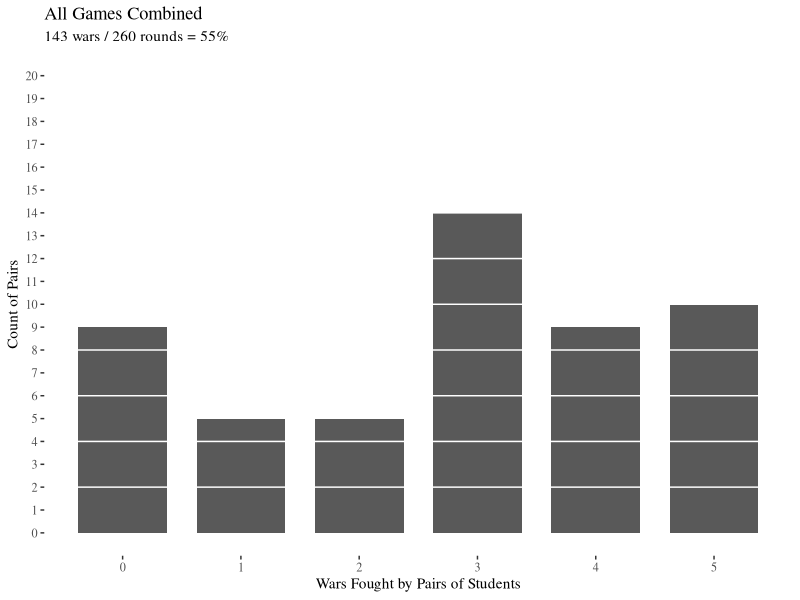
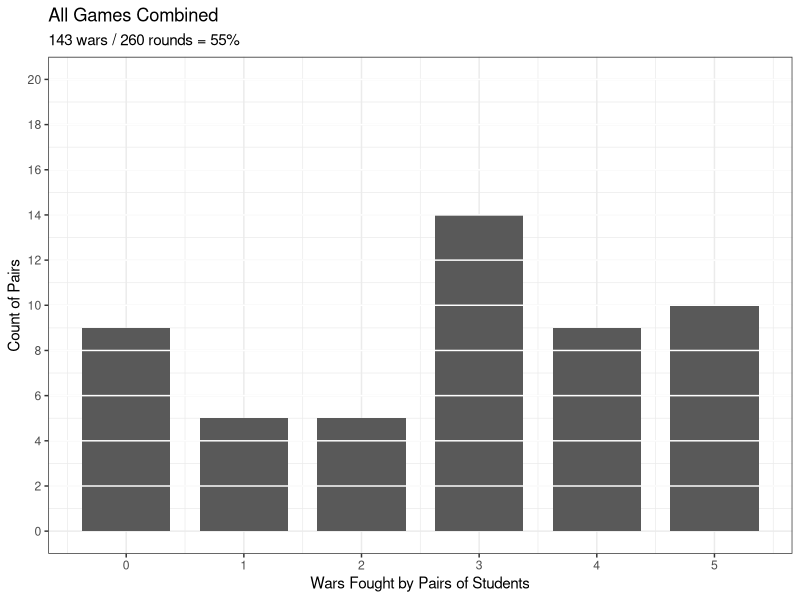
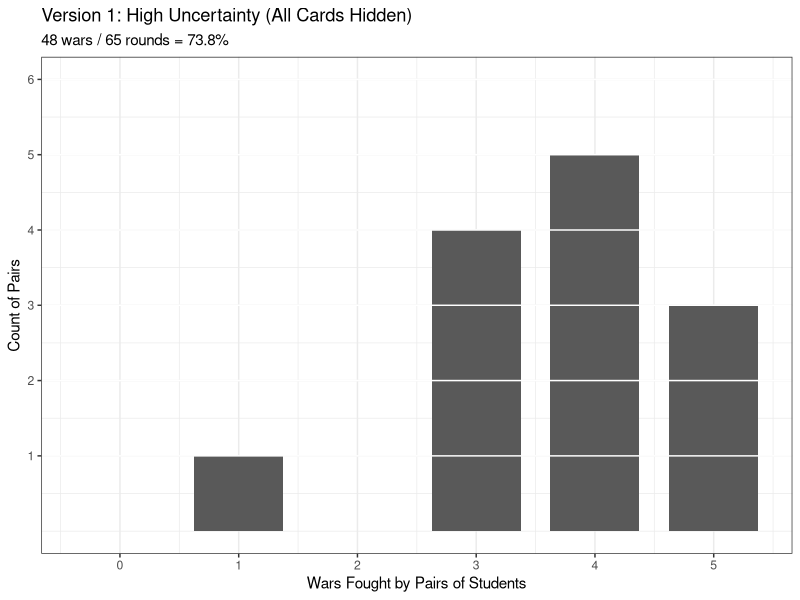
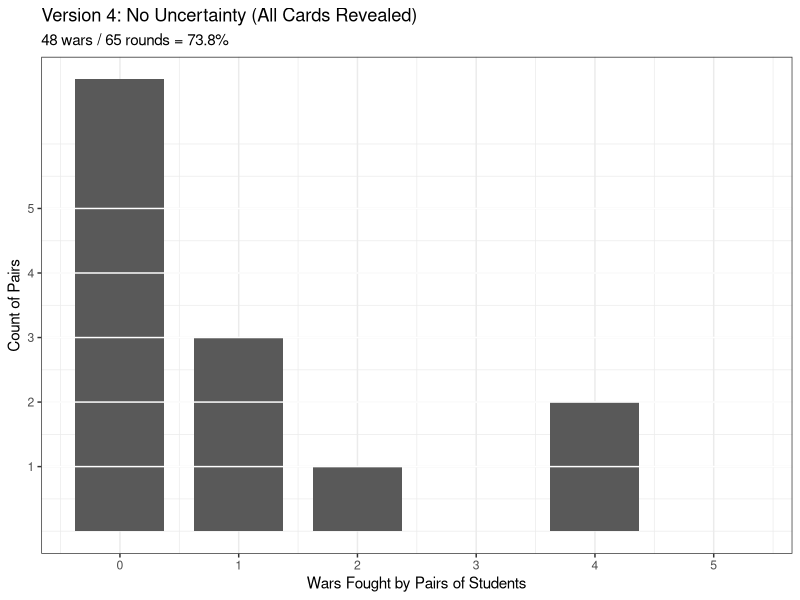
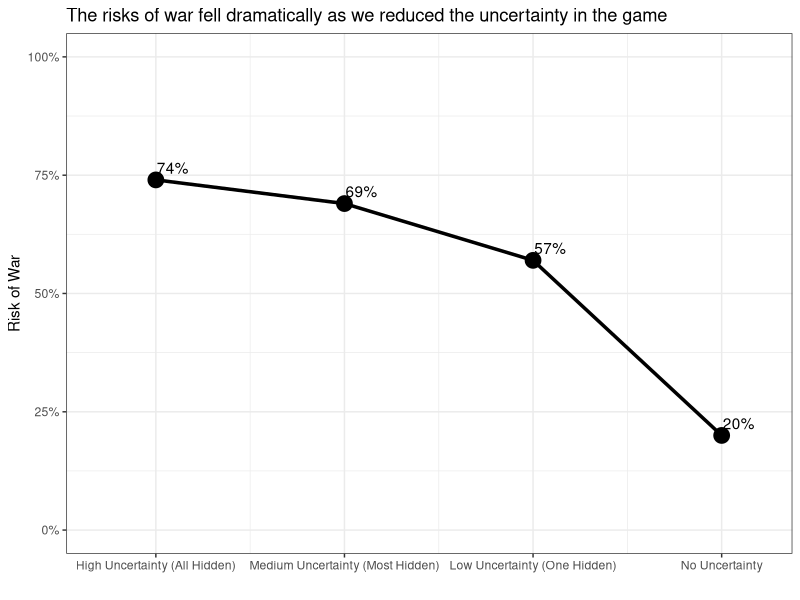

The R source for these figures, in order: (Note: this script raises an error after producing the figures.)
## ---- chunk 1
# background-size="1920px 1080px"
library(tidyverse)
library(readxl)
## ---- chunk 2
## Fall 2024 (13 pairs)
library(tidyverse)

# Record class data 
# Wars and number of pennies for the winner
d <- tibble(
  Version1 = c(4, 4, 1, 5, 4, 5, 4, 3, 5, 4, 3, 3, 3), # 48 total 
  Version2 = c(3, 5, 3, 2, 2, 5, 4, 3, 3, 5, 5, 3, 2), # 45 total 
  Version3 = c(0, 2, 3, 0, 4, 3, 5, 3, 5, 5, 1, 3, 3), # 37 total 
  Version4 = c(0, 0, 0, 0, 1, 0, 0, 4, 1, 2, 4, 0, 1) # 13 total 
)


da <- d |>
  pivot_longer(cols = c(Version1, Version2, Version3, Version4), names_to = "Version", values_to = "Wars")

d2 <- d %>%
  pivot_longer(cols = c(Version1, Version2, Version3, Version4), names_to = "Version", values_to = "Wars") %>%
  mutate(
    Uncertainty = case_when(
      Version == "Version1" ~ "High Uncertainty (All Hidden)",
      Version == "Version2" ~ "Medium Uncertainty (Most Hidden)",
      Version == "Version3" ~ "Low Uncertainty (One Hidden)",
      Version == "Version4" ~ "No Uncertainty"),
    Uncertainty2 = case_when(
      Version == "Version1" ~ "All Cards Hidden",
      Version == "Version2" ~ "Reveal One Card",
      Version == "Version3" ~ "Reveal Two Cards",
      Version == "Version4" ~ "Reveal All Cards"),
    Uncertainty3 = factor(Uncertainty2, levels = c("All Cards Hidden", "Reveal One Card", "Reveal Two Cards", "Reveal All Cards"))
  )

# Bar (all) 500x325
d2 %>%
  ggplot(aes(x = Wars)) +
  geom_bar(width = .75) + #, fill = "darkgrey"
  ggthemes::theme_tufte() +
  labs(x = "Wars Fought by Pairs of Students", y = "Count of Pairs", title = "All Games Combined",
       subtitle = str_c(sum(da$Wars), " wars / ", nrow(da) * 5, " rounds = ", round(sum(da$Wars)/(nrow(da) * 5), 3) * 100, "%")) +
  scale_y_continuous(breaks = seq(0, 20, 1)) +
  scale_x_continuous(breaks = seq(0, 5, 1)) +
  geom_hline(yintercept = seq(2, 20, 2), color = "white")

# d2 %>%
#    summarize(
#      pairings = n(),
#      wars = sum(Wars),
#      possible = pairings * 5, #rounds per game
#      proportion = wars/possible
#    )
## ---- chunk 3
# Bar (all) 500x325
p1 <- d2 %>%
  ggplot(aes(x = Wars)) +
  geom_bar(width = .75) + #, fill = "darkgrey"
  theme_bw() +
  labs(x = "Wars Fought by Pairs of Students", y = "Count of Pairs", title = "All Games Combined",
       subtitle = str_c(sum(da$Wars), " wars / ", nrow(da) * 5, " rounds = ", round(sum(da$Wars)/(nrow(da) * 5), 3) * 100, "%")) +
  scale_y_continuous(breaks = seq(0, 20, 2)) +
  scale_x_continuous(breaks = seq(0, 5, 1)) +
  geom_hline(yintercept = seq(2, 20, 2), color = "white")

p1
## ---- chunk 4
# Bar (game version 1) 500x325

da_v1 <- da |> filter(Version == "Version1")

# Identify missing values 0-5 wars and add
x1 <- d2 %>%
  filter(Version == "Version1") %>%
  count(Wars) |>
  select(Wars)

x2 <- 0:5 %in% x1[[1]]

x3 <- 0:5

d2 %>%
  filter(Version == "Version1") %>%
  count(Wars) %>%
  add_row(Wars = x3[!x2], n = 0) %>%
  arrange(Wars) %>%
  ggplot(aes(x = Wars, y=n)) +
  geom_col(width = .75) +
  theme_bw() +
  labs(x = "Wars Fought by Pairs of Students", y = "Count of Pairs", title = "Version 1: High Uncertainty (All Cards Hidden)",
       subtitle = str_c(sum(da_v1$Wars), " wars / ", nrow(da_v1) * 5, " rounds = ", round(sum(da_v1$Wars)/(nrow(da_v1) * 5), 3) * 100, "%")) +
  scale_x_continuous(breaks = 0:5) +
  scale_y_continuous(breaks = 0:max(x1$Wars) + 1) +
  geom_hline(yintercept = seq(1, max(x1$Wars) + 1), color = "white")
## ---- chunk 5
 d2 %>%
   group_by(Version) %>%
   summarize(
     pairings = n(),
     wars = sum(Wars),
     possible = pairings * 5, #rounds per game
     proportion = wars/possible
   ) |>
  filter(Version == "Version1")
## ---- chunk 6
# Bar (game version 1) 500x325

da_v4 <- da |> filter(Version == "Version4")

# Identify missing values 0-5 wars and add
x1 <- d2 %>%
  filter(Version == "Version4") %>%
  count(Wars) |>
  select(Wars)

x2 <- 0:5 %in% x1[[1]]

x3 <- 0:5

d2 %>%
  filter(Version == "Version4") %>%
  count(Wars) %>%
  add_row(Wars = x3[!x2], n = 0) %>%
  arrange(Wars) %>%
  ggplot(aes(x = Wars, y=n)) +
  geom_col(width = .75) +
  theme_bw() +
  labs(x = "Wars Fought by Pairs of Students", y = "Count of Pairs", title = "Version 4: No Uncertainty (All Cards Revealed)",
       subtitle = str_c(sum(da_v1$Wars), " wars / ", nrow(da_v1) * 5, " rounds = ", round(sum(da_v1$Wars)/(nrow(da_v1) * 5), 3) * 100, "%")) +
  scale_x_continuous(breaks = 0:5) +
  scale_y_continuous(breaks = 0:max(x1$Wars) + 1) +
  geom_hline(yintercept = seq(1, max(x1$Wars) + 1), color = "white")


## ---- chunk 7
 d2 %>%
   group_by(Version) %>%
   summarize(
     pairings = n(),
     wars = sum(Wars),
     possible = pairings * 5, #rounds per game
     proportion = wars/possible
   ) |>
  filter(Version == "Version4")
## ---- chunk 8
# Summary stats
# d2 |>
#   mutate(
#     Uncertainty_f = factor(Uncertainty, levels = c("High Uncertainty (All Hidden)", "Medium Uncertainty (Most Hidden)", "Low Uncertainty (One Hidden)", "No Uncertainty"))
#   ) |>
#   group_by(Uncertainty_f) |>
#    summarize(
#      pairings = n(),
#      wars = sum(Wars),
#      possible = pairings * 5, #rounds per game
#      proportion = round(wars/possible, 2)
#    ) |>
#   select(-pairings) |>
#   kableExtra::kbl(col.names = c("Level of Uncertainty", "Wars", "Rounds", "Proportion")) |>
#   kableExtra::kable_styling(font_size = 30)

# Try a version as a plot
tab1 <- d2 |>
  mutate(
    Uncertainty_f = factor(Uncertainty, levels = c("High Uncertainty (All Hidden)", "Medium Uncertainty (Most Hidden)", "Low Uncertainty (One Hidden)", "No Uncertainty"))
  ) |>
  group_by(Uncertainty_f) |>
   summarize(
     pairings = n(),
     wars = sum(Wars),
     possible = pairings * 5, #rounds per game
     proportion = round(wars/possible, 2)
   ) |>
  select(-pairings) |>
  mutate(
    order1 = 1:4
  )

labs1 <- c("High Uncertainty (All Hidden)", "Medium Uncertainty (Most Hidden)", "Low Uncertainty (One Hidden)", "No Uncertainty")

labs2 <- tab1$proportion

tab1 |>
  ggplot(aes(x = order1, y = proportion)) +
  geom_line(linewidth = 1.2) +
  geom_point(size = 5) +
  scale_y_continuous(limits = c(0, 1), labels = scales::percent_format()) +
  scale_x_continuous(labels = labs1, limits = c(.7,4.2), breaks = 1:4) +
  theme_bw() +
  labs(x = "", y = "Risk of War", title = "The risks of war fell dramatically as we reduced the uncertainty in the game") +
  ggrepel::geom_text_repel(aes(label = str_c(100*labs2, "%")))



## ---- chunk 9
d2 |>
  mutate(
    Uncertainty_f = factor(Uncertainty, levels = c("High Uncertainty (All Hidden)", "Medium Uncertainty (Most Hidden)", "Low Uncertainty (One Hidden)", "No Uncertainty"))
  ) |>
  group_by(Uncertainty_f) |>
   summarize(
     pairings = n(),
     wars = sum(Wars),
     possible = pairings * 5, #rounds per game
     proportion = round(wars/possible, 2)
   ) |>
  select(-pairings)
## ---- chunk 10
knitr::include_graphics("Images/06_2-Fearon_Figure1.png") 
## ---- chunk 11
knitr::include_graphics("Images/06_2-Fearon_Figure1.png") 
## ---- chunk 12
knitr::include_graphics("Images/05_2-Bbeard_Sword.jpg")
## ---- chunk 13
knitr::include_graphics("Images/05_2-treasure.jpg")
## ---- chunk 14
knitr::include_graphics("Images/05_2-Pirate2_v2.png")
## ---- chunk 15
knitr::include_graphics("Images/05_2-Bbeard_Sword.jpg")
## ---- chunk 16
knitr::include_graphics("Images/05_2-treasure.jpg")
## ---- chunk 17
knitr::include_graphics("Images/05_2-Pirate2_v2.png")
## ---- chunk 18
knitr::include_graphics("Images/05_2-Bbeard_Sword.jpg")
## ---- chunk 19
knitr::include_graphics("Images/05_2-treasure.jpg")
## ---- chunk 20
knitr::include_graphics("Images/05_2-Pirate2_v2.png")
## ---- chunk 21
knitr::include_graphics("Images/05_2-Bbeard_Sword.jpg")
## ---- chunk 22
knitr::include_graphics("Images/05_2-treasure.jpg")
## ---- chunk 23
knitr::include_graphics("Images/05_2-Pirate2_v2.png")
## ---- chunk 24
knitr::include_graphics("Images/05_2-Bbeard_Sword.jpg")
## ---- chunk 25
knitr::include_graphics("Images/05_2-treasure.jpg")
## ---- chunk 26
knitr::include_graphics("Images/05_2-Pirate2_v2.png")
## ---- chunk 27
knitr::include_graphics("Images/05_2-Bbeard_Sword.jpg")
## ---- chunk 28
knitr::include_graphics("Images/05_2-treasure.jpg")
## ---- chunk 29
knitr::include_graphics("Images/05_2-Pirate2_v2.png")
## ---- chunk 30
knitr::include_graphics("Images/06_2-Fearon_Figure1.png") 
## ---- chunk 31
knitr::include_graphics("Images/05_2-Bbeard_Sword.jpg")
## ---- chunk 32
knitr::include_graphics("Images/05_2-treasure.jpg")
## ---- chunk 33
knitr::include_graphics("Images/05_2-Pirate2_v2.png")
## ---- chunk 34
knitr::include_graphics("Images/05_2-Bbeard_Sword.jpg")
## ---- chunk 35
knitr::include_graphics("Images/05_2-treasure.jpg")
## ---- chunk 36
knitr::include_graphics("Images/05_2-Pirate2_v2.png")
## ---- chunk 37
knitr::include_graphics("Images/06_2-Fearon_Figure1.png") 
